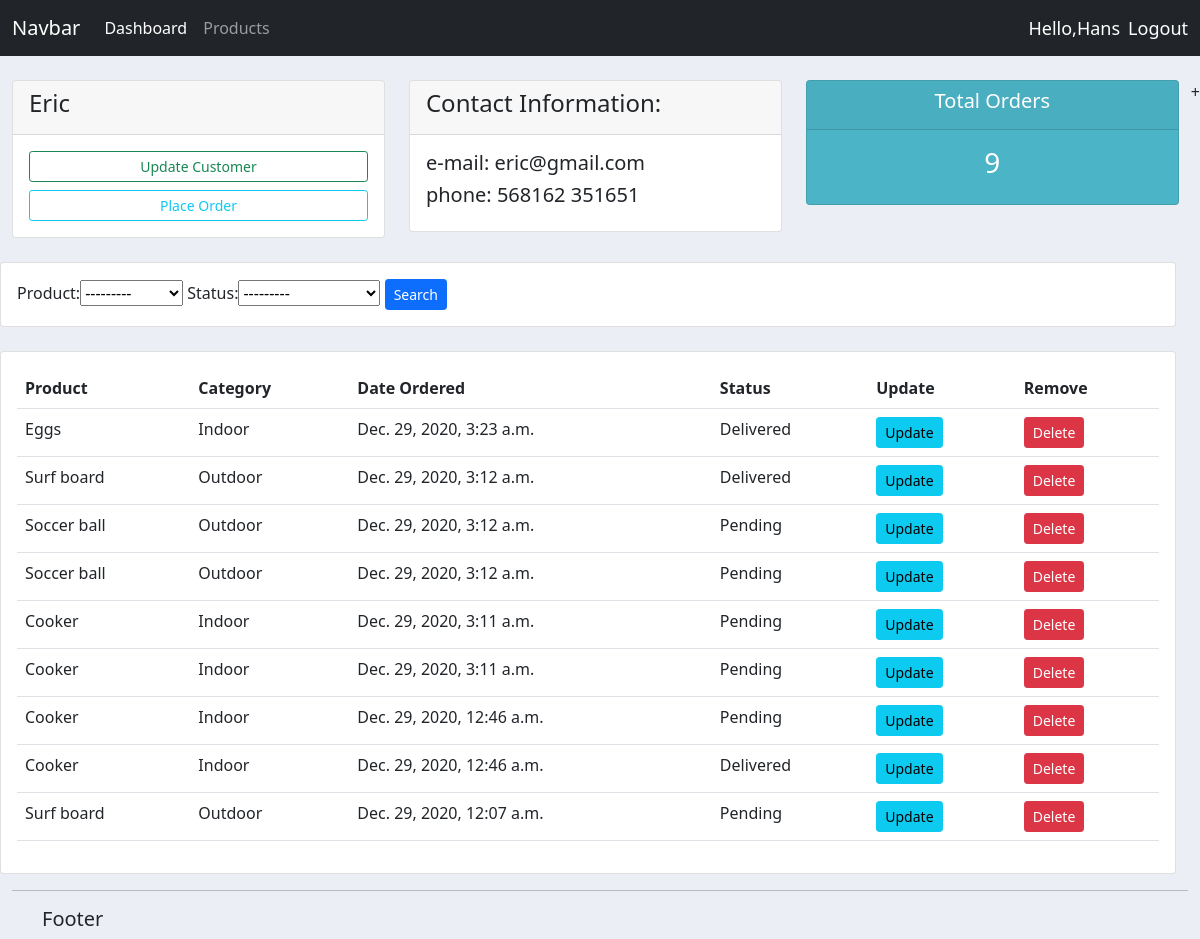
Page /customer/1 (signed in) on the committed database.
### accounts/models.py (models this page shows, shortened)
class Customer(models.Model):
    user = models.OneToOneField(User, blank=True, on_delete=models.CASCADE)
    name = models.CharField(max_length=200, null=True, blank=True)
    phone = models.CharField(max_length=200, null=True, blank=True)
    email = models.CharField(max_length=200, null=True, blank=True)
    date_created = models.DateTimeField(auto_now_add=True)

class Order(models.Model):
    STATUS = (
        ('Pending', 'Pending'),
        ('Delivered', 'Delivered'),
        ('Out for Delivery', 'Out for Delivery')
    )
    customer = models.ForeignKey(Customer, blank=True, null=True, on_delete=models.SET_NULL)
    product = models.ForeignKey(Product, blank=True, null=True, on_delete=models.SET_NULL)
    status = models.CharField(max_length=200, null=True, blank=True, choices=STATUS)
    date_created = models.DateTimeField(auto_now_add=True)

class Product(models.Model):
    CATEGORY = (
        ('Indoor', 'Indoor'),
        ('Outdoor', 'Outdoor'),
    )
    name = models.CharField(max_length=200, null=True)
    category = models.CharField(max_length=200, null=True, blank=True, choices=CATEGORY)
    price = models.FloatField(null=True, blank=True)
    description = models.CharField(max_length=200, null=True, blank=True)
    date_created = models.DateTimeField(auto_now_add=True)
    tag = models.ManyToManyField(Tag, blank=True)
    def __str__(self):
        return self.name

### accounts/decorators.py (the view)
        def wrapper_func(request, *args, **kwargs):
            group = None
            if request.user.groups.exists():
                group = request.user.groups.all()[0].name
                if group in allowed_roles:
                    return view_func(request, *args, **kwargs)
                else:
                    return HttpResponse("You are not authorized to view this page.")

### accounts/views.py (called while the page is built)
@login_required(login_url='login')
@allowed_user(allowed_roles=['admin'])
def customer(request, pk):
    customer = Customer.objects.get(pk=pk)
    orders = customer.order_set.all().order_by('-date_created')
    total_orders = customer.order_set.all().count()
    filter = OrderFilter(request.GET, queryset=orders)
    orders = filter.qs
    context = {
        'customer': customer,
        'orders': orders,
        'filter': filter,
        'total_orders': total_orders,
    }
    return render(request, 'accounts/customer.html', context)

### accounts/templates/accounts/customer.html
{% extends 'base.html' %}
{% block content %}
    <div class="row mt-4 d-flex">
        <div class="col-md">
            <div class="card">
                <div class="card-header">
                    <h4>{{ customer.name|title }}</h4>
                </div>
                <div class="d-grid gap-2 card-body">
                    <a class="btn btn-outline-success btn-sm" href="">Update Customer</a>
                    <a class="btn btn-outline-info btn-sm" href="{% url 'create_order' customer.id %}">Place Order</a>
                </div>
            </div>
        </div>
        <div class="col-md">
            <div class="card">
                <div class="card-header">
                    <h4>Contact Information:</h4>
                </div>
                <div class="card-body">
                    <h5>e-mail: {{ customer.email }}</h5>
                    <h5>phone: {{ customer.phone }}</h5>
                </div>
            </div>
        </div>
        <div class="col-md">
            <div class="card status-card" id="total-orders">
                <div class="card-header">
                    <h5 class="card-title">Total Orders</h5>
                </div>
                <div class="card-body">
                    <h3 class="card-title">{{ total_orders }}</h3>
                </div>
            </div>
        </div>+
        <div class="row mt-4">
            <div class="card card-body">
                <form method="GET">
                    {{ filter.form }}
                    <input type="submit" value="Search" class="float-right btn btn-primary btn-sm">
                </form>
            </div>
        </div>
        <div class="row mt-4">
            <div class="card card-body">
                <table class="table">
                    <tr>
                        <th>Product</th>
                        <th>Category</th>
                        <th>Date Ordered</th>
                        <th>Status</th>
                        <th>Update</th>
                        <th>Remove</th>
                    </tr>
                    {% for order in orders %}
                        <tr>
                            <td>{{ order.product }}</td>
                            <td>{{ order.product.category }}</td>
                            <td>{{ order.date_created }}</td>
                            <td>{{ order.status }}</td>
                            <td><a class="btn btn-sm btn-info" href="{% url 'update_order' order.pk %}">Update</a></td>
                            <td><a class="btn btn-sm btn-danger" href="{% url 'delete_order' order.pk %}">Delete</a>
                            </td>
                        </tr>
                    {% endfor %}
                </table>
            </div>
        </div>
{% endblock %}

### accounts/templates/navbar.html (shortened to what this page needs)
<nav class="navbar navbar-expand-lg navbar-dark bg-dark">
  <div class="container-fluid">
    <a class="navbar-brand" href="#">Navbar</a>
    <div class="collapse navbar-collapse" id="navbarNav">
      <ul class="navbar-nav">
        <li class="nav-item">
          <a class="nav-link active" aria-current="page" href="{% url 'home' %}">Dashboard</a>
        </li>
        <li class="nav-item">
          <a class="nav-link" href="{% url 'products' %}">Products</a>
        </li>
      </ul>
    </div>
      <span class="logout mx-2">Hello,{{ request.user|title }} </span>
      <span>  <a  class="logout" style="text-decoration: None" href="{% url 'logout' %}">Logout</a> </span>
  </div>
</nav>

### static/css/main.css (style rules this page uses)
body { background-color: #ebeff5; }
#total-orders { background-color: #4cb4c7; }
.status-card { color: white; text-align: center; }

### accounts/templates/navbar.html (style rules this page uses)
.logout { color: white; font-size: 18px; }

### rows in the picture
Customer: name "Eric", email "eric@gmail.com", phone "568162 351651"
Order: product "Eggs", product.category "Indoor", date_created "Dec. 29, 2020, 3:23 a.m.", status "Delivered"
Order: product "Surf board", product.category "Outdoor", date_created "Dec. 29, 2020, 3:12 a.m.", status "Delivered"
Order: product "Soccer ball", product.category "Outdoor", date_created "Dec. 29, 2020, 3:12 a.m.", status "Pending"
Order: product "Soccer ball", product.category "Outdoor", date_created "Dec. 29, 2020, 3:12 a.m.", status "Pending"
Order: product "Cooker", product.category "Indoor", date_created "Dec. 29, 2020, 3:11 a.m.", status "Pending"
Order: product "Cooker", product.category "Indoor", date_created "Dec. 29, 2020, 3:11 a.m.", status "Pending"
Order: product "Cooker", product.category "Indoor", date_created "Dec. 29, 2020, 12:46 a.m.", status "Pending"
Order: product "Cooker", product.category "Indoor", date_created "Dec. 29, 2020, 12:46 a.m.", status "Delivered"
Order: product "Surf board", product.category "Outdoor", date_created "Dec. 29, 2020, 12:07 a.m.", status "Pending"

### other values in the picture
{{ request.user|title }} "Hans"
{{ total_orders }} "9"
